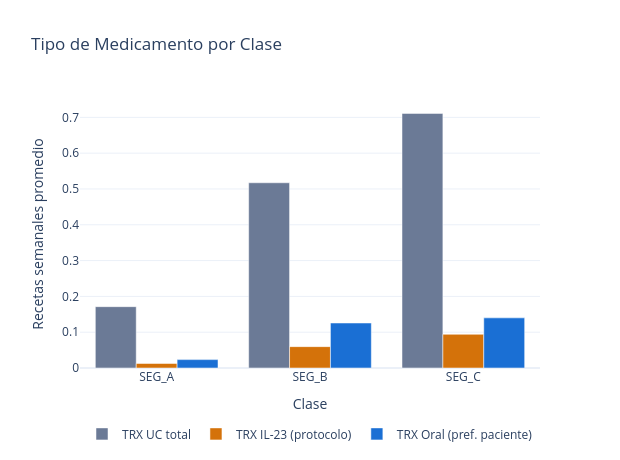

Notebook cell for this chart:
### Markdown cell above
## Tipo de Medicamento por Clase

### Code cell
MIX = {
    "UC_TRX_mean":   "TRX UC total",
    "IL23_TRX_mean": "TRX IL-23 (protocolo)",
    "ORAL_TRX_mean": "TRX Oral (pref. paciente)",
}
MIX_COLORS = [C["muted"], C["SEG_C"], C["SEG_B"]]

mix_means = labeled.groupby("ATSEG_LABEL")[list(MIX.keys())].mean()
mix_means = mix_means.loc[SEG_PLOT_ORDER].rename(columns=MIX)

fig = go.Figure()
for (col_name, bar_color) in zip(mix_means.columns, MIX_COLORS):
    fig.add_trace(go.Bar(
        name=col_name,
        x=SEG_PLOT_ORDER,
        y=mix_means[col_name].tolist(),
        marker_color=bar_color,
    ))

fig.update_layout(
    barmode="group",
    title="Tipo de Medicamento por Clase",
    template="plotly_white",
    xaxis=dict(title="Clase"),
    yaxis=dict(title="Recetas semanales promedio"),
    legend=dict(orientation="h", yanchor="bottom", y=-0.3, xanchor="center", x=0.5),
    width=620, height=460,
)
fig.show()

### Figure 1 — Plotly figure (JSON) as saved in the notebook; plotly's stock layout.template omitted (floating-point values rounded to 4 significant figures)
{"data": [{"marker": {"color": "#6B7A96"}, "name": "TRX UC total", "type": "bar", "x": ["SEG_A", "SEG_B", "SEG_C"], "y": [0.1713, 0.5174, 0.7111]}, {"marker": {"color": "#D4720A"}, "name": "TRX IL-23 (protocolo)", "type": "bar", "x": ["SEG_A", "SEG_B", "SEG_C"], "y": [0.01266, 0.05968, 0.0941]}, {"marker": {"color": "#1A6FD4"}, "name": "TRX Oral (pref. paciente)", "type": "bar", "x": ["SEG_A", "SEG_B", "SEG_C"], "y": [0.0234, 0.1257, 0.14]}], "layout": {"barmode": "group", "height": 460, "legend": {"orientation": "h", "x": 0.5, "xanchor": "center", "y": -0.3, "yanchor": "bottom"}, "title": {"text": "Tipo de Medicamento por Clase"}, "width": 620, "xaxis": {"title": {"text": "Clase"}}, "yaxis": {"title": {"text": "Recetas semanales promedio"}}}}
